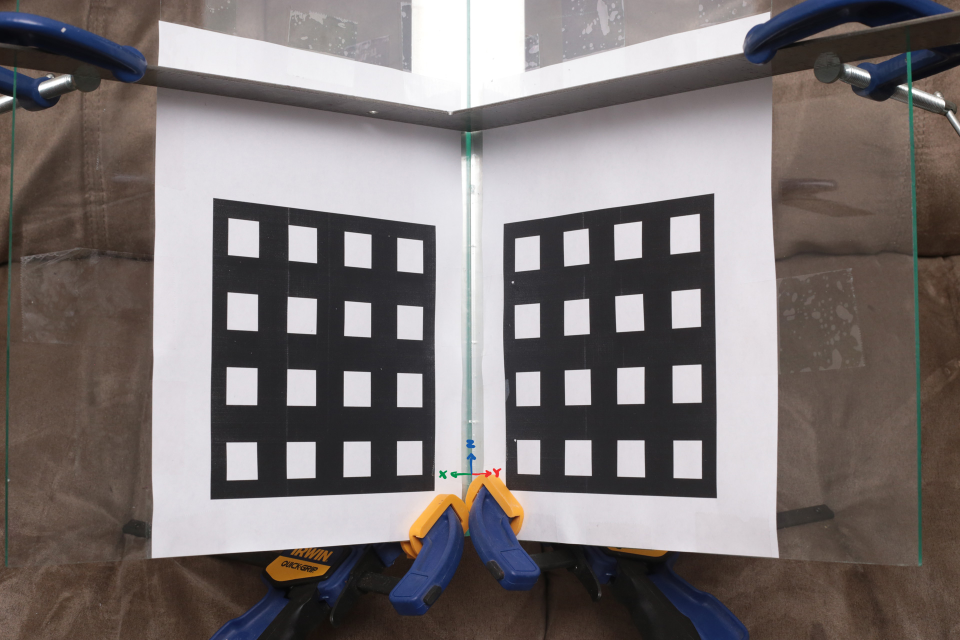
#> input picture Camera calibration/calibration-rig.jpg, 1920 x 1280 px (shown at 1/2 size)
$ python camera-calibration.py
#> lines starting #> are read from the running program, lines starting #| are printed output that depends on the picture
import matplotlib.pyplot as plt
import matplotlib.image as mpimg
import numpy as np
from scipy.linalg import rq, inv

image_points = [
        [640, 763], [727, 812], [560, 825],
        [1232, 729], [1194, 645], [1108, 754]
    ]

calibration_image_points = [
        [572, 794], [702, 608], [491, 459],
        [1225, 846], [1377, 441], [1098, 667]
    ]

print(calibration_image_points)

point_count = len(calibration_image_points)
calibration_image_points = np.array(calibration_image_points)
fig, ax = plt.subplots(figsize=(10, 15))

calibration_img = mpimg.imread('calibration-rig.jpg')
#> calibration_img is the input picture: shape (1280, 1920, 3); mean R, G, B 123.4, 116.1, 115.4
ax.imshow(calibration_img)
markersize = np.square(15 * np.ones(point_count))
ax.scatter(calibration_image_points[:,0], calibration_image_points[:,1], s=markersize, color='red')
ax.set_title('Calibration Image Points')
plt.show()
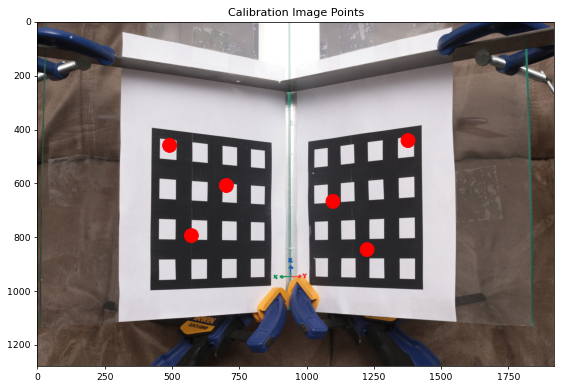
#> figure drawn by matplotlib, 1 panel

world_coordinates = [(10,0,2), (4,0,2), (6,0,0), (4,0,0), (0,4,2), (0,4,0)]
world_coordinates = np.array(world_coordinates)
camera_points = np.array(calibration_image_points)

def calibrate_camera(camera_pts, world_pts):
  assert camera_pts.shape == world_pts.shape[:-1] + (2,)
  points_total = camera_pts.shape[0]
  world_homogeneous = np.hstack((world_pts, np.ones((points_total, 1))))
  camera_homogeneous = np.hstack((camera_pts, np.ones((points_total, 1))))
  matrix_A = np.zeros((2 * points_total, 12))
  for i in range(points_total):
      matrix_A[2 * i] = np.concatenate((np.zeros(4), -world_homogeneous[i], camera_homogeneous[i, 1] * world_homogeneous[i]))
      matrix_A[2 * i + 1] = np.concatenate((world_homogeneous[i], np.zeros(4), -camera_homogeneous[i, 0] * world_homogeneous[i]))
  _, _, V_transpose = np.linalg.svd(matrix_A)
  projection_matrix = V_transpose[-1].reshape((3, 4))
  return projection_matrix

projection_matrix = calibrate_camera(camera_points, world_coordinates)
print(projection_matrix)

def project_world_to_image(projection_mat, world_pts):
  world_ext = np.hstack((world_pts, np.ones((world_pts.shape[0], 1))))
  projected = projection_mat @ world_ext.T
  x_coords = (projected[0, :] / projected[2, :]).reshape((-1, 1))
  y_coords = (projected[1, :] / projected[2, :]).reshape((-1, 1))
  return np.hstack((x_coords, y_coords))

reprojected_points = project_world_to_image(projection_matrix, world_coordinates)
print("Reprojected Image Coordinates:\n\n", reprojected_points)

def compute_reprojection_error(proj_matrix, world_pts, cam_pts):
  reprojected_pts = project_world_to_image(proj_matrix, world_pts)
  error = np.sum((reprojected_pts - cam_pts) ** 2) / reprojected_pts.shape[0]
  return error

reprojection_error = compute_reprojection_error(projection_matrix, world_coordinates, camera_points)
print("Reprojection Error:", reprojection_error)


def extract_parameters(proj_matrix):
  matrix_3x3 = proj_matrix[:, :3]
  intrinsic_matrix, rotation_matrix = rq(matrix_3x3)
  normalization_factor = np.diag(np.sign(np.diag(intrinsic_matrix)))
  if np.linalg.det(normalization_factor) < 0:
    normalization_factor[1, 1] = -1
  intrinsic_matrix_corrected = intrinsic_matrix @ normalization_factor
  rotation_corrected = normalization_factor @ rotation_matrix
  camera_center = inv(-matrix_3x3) @ proj_matrix[:, 3]
  return intrinsic_matrix_corrected, rotation_corrected, camera_center

intrinsic_matrix, rotation_matrix, camera_center = extract_parameters(projection_matrix)
print("Intrinsic Matrix:\n", intrinsic_matrix)
print("\nRotation Matrix:\n", rotation_matrix)
print("\nCamera Center:\n", camera_center)
